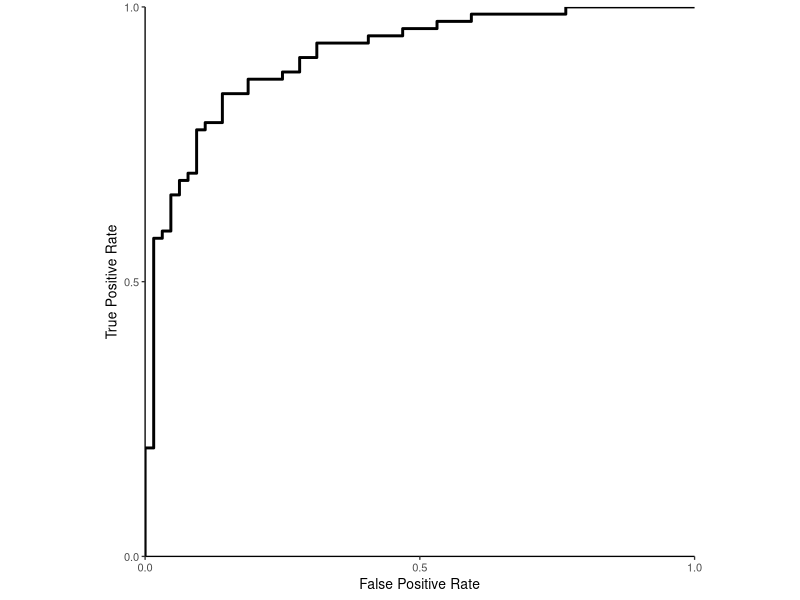

Reproduce this figure in R.
## ---- chunk 1
#| label: logistic-regression-in-r-load-packages
#| echo: true
#| output: true
library(tidyverse)
library(broom)
df <- tibble(response_time=c(1,2,3,5,7,8,9,11), churn=c(0,0,0,0,1,1,1,1))
model <- glm(churn ~ response_time, data=df, family=binomial())
tidy(model)
## ---- chunk 2
#| label: roc-r-setup
#| include: false

set.seed(42)
df <- data.frame(response_time = runif(140, 0.5, 12))
df$churn <- rbinom(
  140, 1, plogis(-3.8 + 0.62 * df$response_time)
)

model <- glm(churn ~ response_time, data = df,
             family = binomial())
## ---- chunk 3
#| label: roc-r-evaluation
#| echo: true

library(pROC)

# the model object is the
# fitted classifier providing predictions
prob <- predict(model, type = "response")

roc_obj <- roc(
  df$churn, prob,
  levels = c(0, 1),
  direction = "<" # Higher scores:= class 1
)

auc(roc_obj)
## ---- chunk 4
#| label: roc-r-plot-code
#| echo: true

library(ggplot2)

roc_df <- data.frame(
  fpr = 1 - roc_obj$specificities,
  tpr = roc_obj$sensitivities
)

roc_plot <- ggplot(roc_df, aes(fpr, tpr)) +
  geom_path(linewidth = 1)
## ---- chunk 5
#| label: roc-r-plot
#| echo: false
#| fig-align: center
#| fig-width: 3.6
#| fig-height: 2.8
#| out-width: 60%

roc_plot +
  coord_fixed(
    xlim = c(0, 1),
    ylim = c(0, 1),
    expand = FALSE
  ) +
  scale_x_continuous(breaks = c(0, 0.5, 1)) +
  scale_y_continuous(breaks = c(0, 0.5, 1)) +
  labs(
    x = "False Positive Rate",
    y = "True Positive Rate"
  ) +
  theme_classic(base_size = 10)
